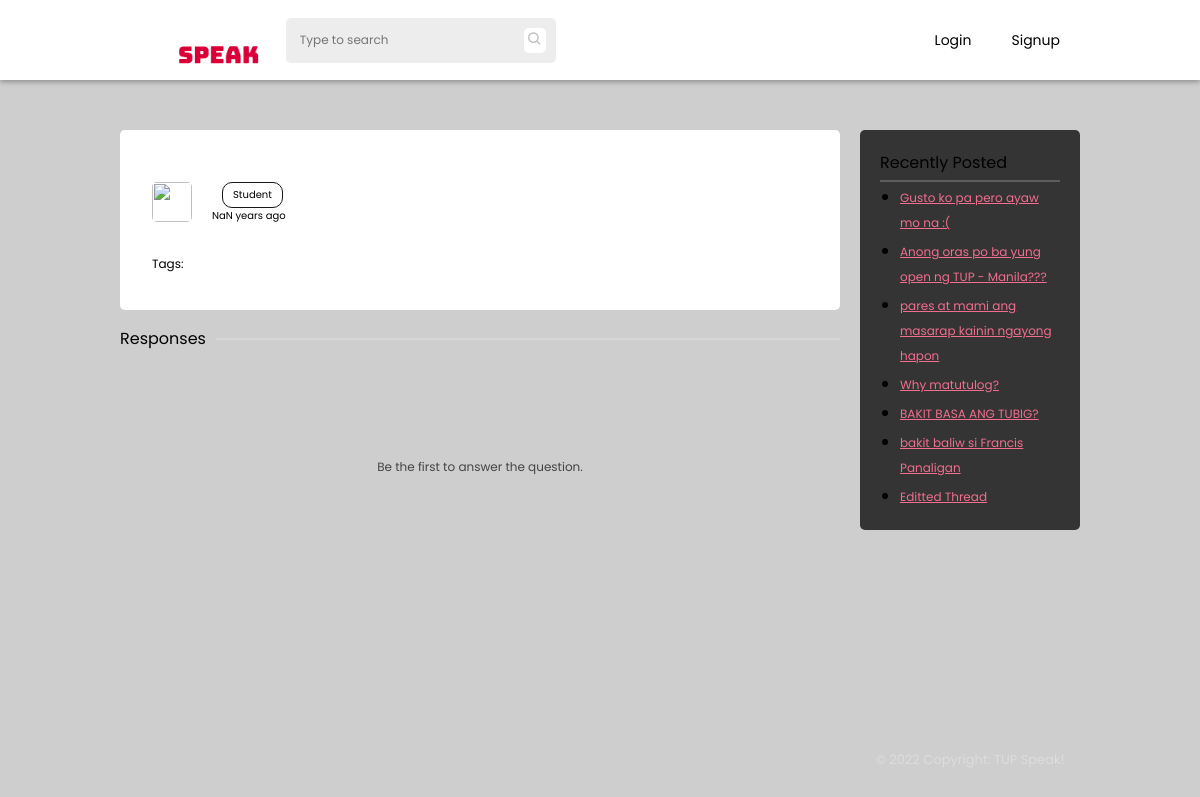
Page /thread.php on the earlier database version.
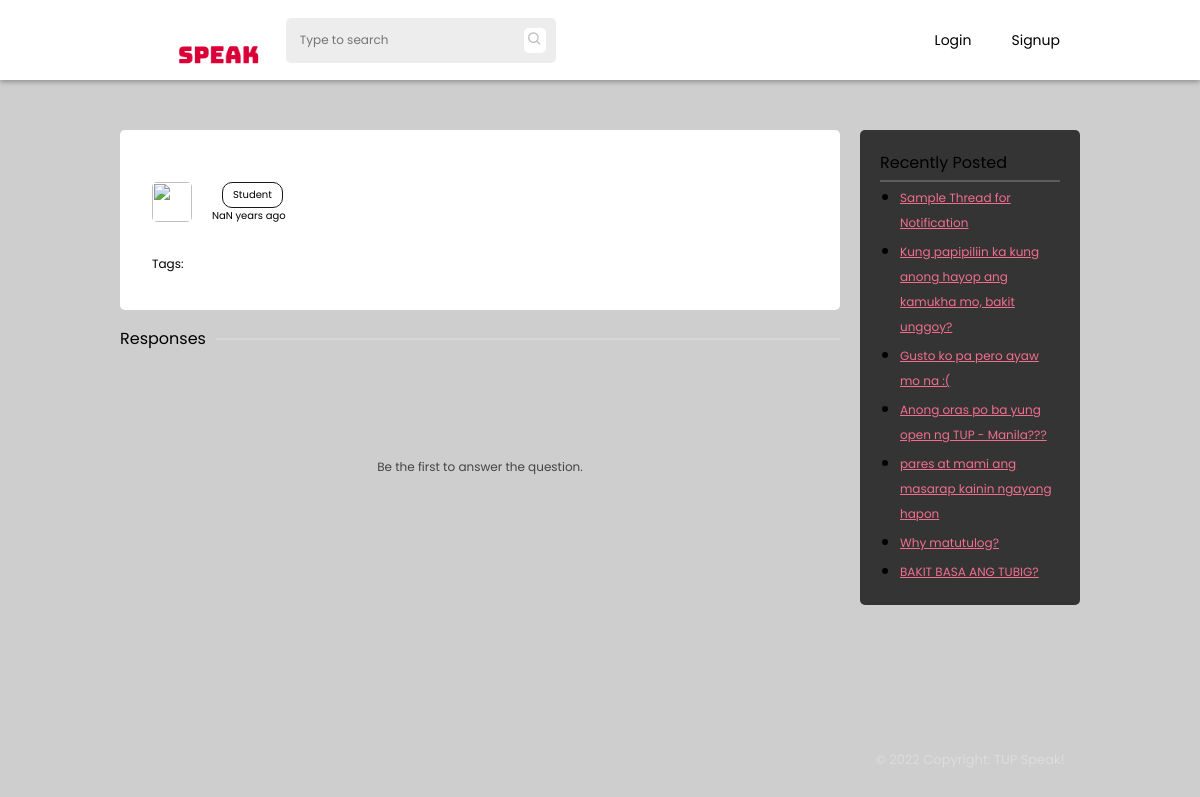
Same page on the later database version.
### tables this page shows
CREATE TABLE `threads` (
  `id` int(11) NOT NULL,
  `thread_id` varchar(255) NOT NULL,
  `author` varchar(255) NOT NULL,
  `title` varchar(255) NOT NULL,
  `body` longtext NOT NULL,
  `tags` varchar(255) NOT NULL,
  `status` int(1) NOT NULL DEFAULT 0,
  `thread_status` varchar(255) NOT NULL DEFAULT 'pending',
  `date_posted` date NOT NULL DEFAULT current_timestamp(),
  `time_posted` time NOT NULL DEFAULT current_timestamp()
);

### thread.php (the view, shortened to what this page needs)
 <?php
   include('php-scripts/thread-scripts.php');
?>
<!DOCTYPE html>
<html lang="en">
   <head>
      <link rel="stylesheet" href="styles/default.css">
      <link rel="stylesheet" href="styles/thread.css">
      <link rel="stylesheet" href="styles/navbar.css">
      <link href='https://unpkg.com/boxicons@2.1.2/css/boxicons.min.css' rel='stylesheet'>
   </head>
   <body>
      <?php include('php-scripts/navbar.php'); ?>
      <section class="main">
         <div class="container">
            <div class="container-1">
               <div class="threads">
                  <div class="titles">
                     <div class="author">
                        <div class="author-details">
                           <img class="thread-avatar" src="<?php echo $user_data['avatar']?>" alt="">
                           <div class="details">
                              <div class="user">
                                 <p class="user-type">Student</p>
                              </div>
                              <p class="date-published">
                              </p>
                           </div>
                        </div>
                     </div>
                  </div>
                  <div class="main-threads">
                     <p class="thread-content-text"><?php echo jsonToHtml($data['body']) ?></p>
                     <p class="tags">Tags:
                     </p>
                  </div>
               </div>
               <div class="divider">
                  <p>Responses</p>
                  <div>
                     <hr>
                  </div>
               </div>
               <div id="comments">
               </div>
            </div>
            <div class="container-2">
               <div class="recently-posted">
                  <p>Recently Posted</p>
                  <hr>
                  <ul>
                  <?php
                     $query = mysqli_query($conn, "SELECT * FROM threads WHERE thread_id != '$tid' AND thread_status = 'open' ORDER BY date_posted DESC LIMIT 7");
                     while($data = mysqli_fetch_assoc($query)){
                        echo '<li><a href="thread.php?threadid='.$data['thread_id'].'">'.$data['title'].'</a></li>';
                     }
                  ?>
                  </ul>
               </div>
               <footer>
                  <p>&copy; 2022 Copyright: TUP Speak!</p>
               </footer>
            </div>
         </div>
      </section>
   </body>
</html>

Differences in the rows shown:
no longer on this page (row unchanged): threads: title "bakit baliw si Francis Panaligan"
no longer on this page (row unchanged): threads: title "Editted Thread"
added threads: title "Sample Thread for Notification"
added threads: title "Kung papipiliin ka kung anong hayop ang kamukha mo, bakit unggoy?"
